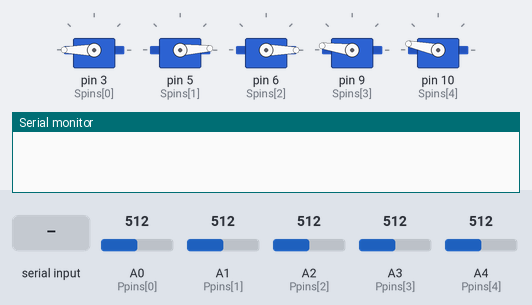
The sketch below on a simulated Arduino Uno, built with avr-gcc and run on an emulated ATmega328P. Shown: 5 × servo, the last lines printed to the serial monitor. The inputs (shaded band) are chosen by the test bench; at power-on: A0 (Ppins[0]) = 512, A1 (Ppins[1]) = 512, A2 (Ppins[2]) = 512, A3 (Ppins[3]) = 512, A4 (Ppins[4]) = 512.

Above: at 1.2 s.
1.3 s: "P" received over Serial
At 2.7 s:
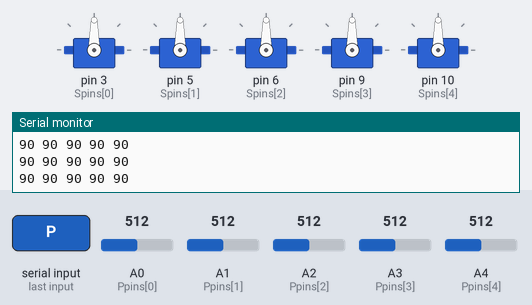
3.8 s: A0 (Ppins[0]) set to 554
At 4.7 s:
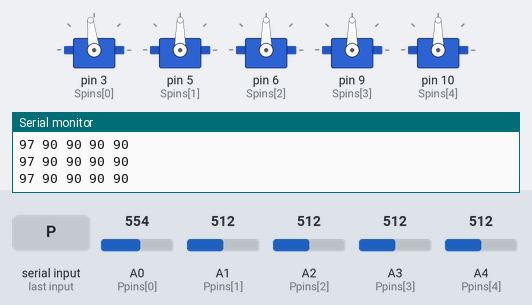
6.8 s: A0 (Ppins[0]) set to 583
At 8.0 s:
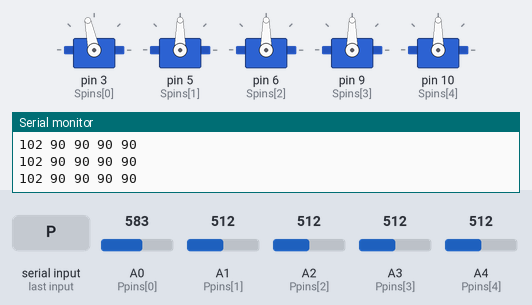
8.3 s: A1 (Ppins[1]) set to 561
At 9.2 s:
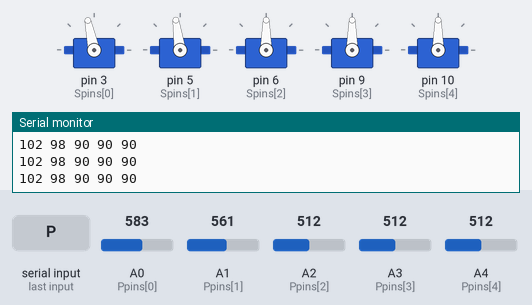
11.3 s: A1 (Ppins[1]) set to 578
At 11.7 s:
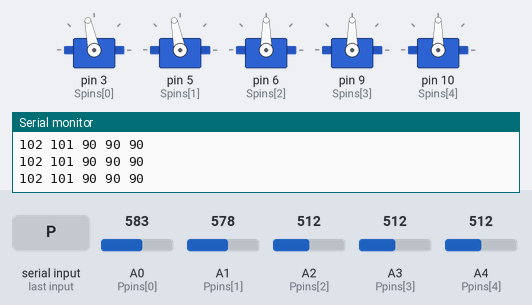
12.8 s: A2 (Ppins[2]) set to 561
15.8 s: A2 (Ppins[2]) set to 581
At 17.3 s:
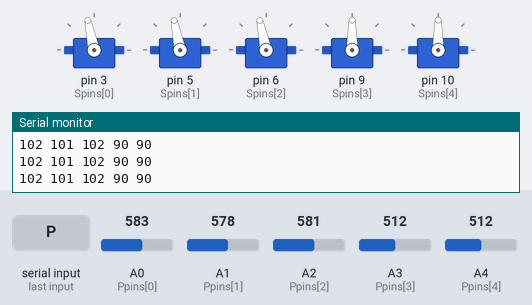
Timing chart, 0 to 18.3 s (numbered marks = the images above; inputs shaded):
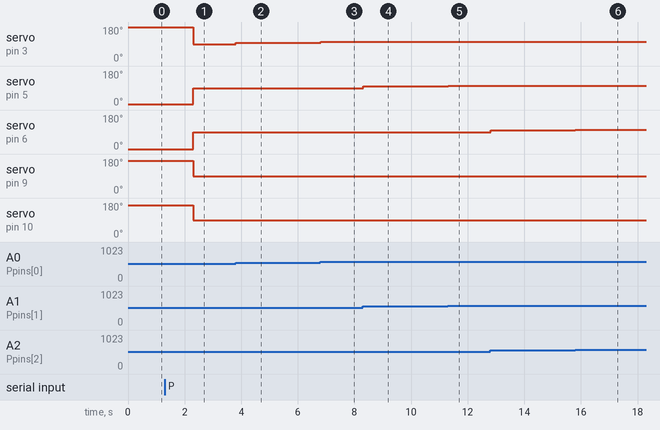

Measured:
- after the input at 1.3 s, servo on pin 3 (Spins[0]): 180° → 90° after 1.0 s; servo on pin 5 (Spins[1]): 3° → 90° after 1.0 s; servo on pin 6 (Spins[2]): 0° → 90° after 1.0 s; servo on pin 9 (Spins[3]): 172° → 90° after 1.0 s; servo on pin 10 (Spins[4]): 168° → 90° after 1.0 s
- after the input at 3.8 s, servo on pin 3 (Spins[0]): 90° → 97° at once
- after the input at 6.8 s, servo on pin 3 (Spins[0]): 97° → 102° at once
- after the input at 8.3 s, servo on pin 5 (Spins[1]): 90° → 98° at once
- after the input at 11.3 s, servo on pin 5 (Spins[1]): 98° → 101° at once
- after the input at 12.8 s, servo on pin 6 (Spins[2]): 90° → 98° at once
- after the input at 15.8 s, servo on pin 6 (Spins[2]): 98° → 102° at once

The sketch:

Hard_Day_1.ino
```cpp
#include <Servo.h>
String mes = "";
Servo s[5];
int Spins[5] = {3, 5, 6, 9, 10};
int Ppins[5] = {A0, A1, A2, A3, A4};
int L[5] = {180, 3, 0, 172, 168};
int K[5] = {0, 180, 180, 80, 0};
int OK [5] = {180, 3, 120, 109, 86};
int V [5] = {0, 3, 2, 63, 72};
int F [5] = {0, 180, 0, 130, 150};
float Speed [5] = {0.9, 0.9, 0.9, 0.04, 0.4};


void setup() {
  Serial.begin(9600);
  for (int i = 0; i < 5; i ++) {
    s[i].attach(Spins[i]);
    pinMode(Ppins[i], INPUT);
  }

}
void Ser(){
  if (mes == "P") {
    for (int i = 0; i < 5; i ++) {
      s[i].write(map(analogRead(Ppins[i]), 0, 1023, 0, 180));
      Serial.print(map(analogRead(Ppins[i]), 0, 1023, 0, 180));
      Serial.print(' ');
    }
    Serial.println(' ');
  }
  else if (mes == "OK"){
    for (int i = 0; i < 5; i ++) {
      s[i].write(L[i]);
    }
    for (int i = 0; i < 5; i ++) {
      for (int i = 0; i < 5; i ++) {
      s[i].write(L[i]);
    }
      s[i].write(OK[i]);
    }
  }
  else if (mes == "F"){
    for (int i = 0; i < 5; i ++) {
      s[i].write(F[i]);
    }
  }
  else if (mes == "K"){
    for (int i = 0; i < 5; i ++) {
      s[i].write(K[i]);
    }
  }
  else if (mes == "V"){
    for (int i = 0; i < 5; i ++) {
      s[i].write(V[i]);
    }
  }
  else {
    for (int i = 0; i < 5; i ++) {
      s[i].write(L[i]);
    }
  }
}

void loop() {
  if (Serial.available()) {
    mes = Serial.readString();
  }
  Ser();


}
```
